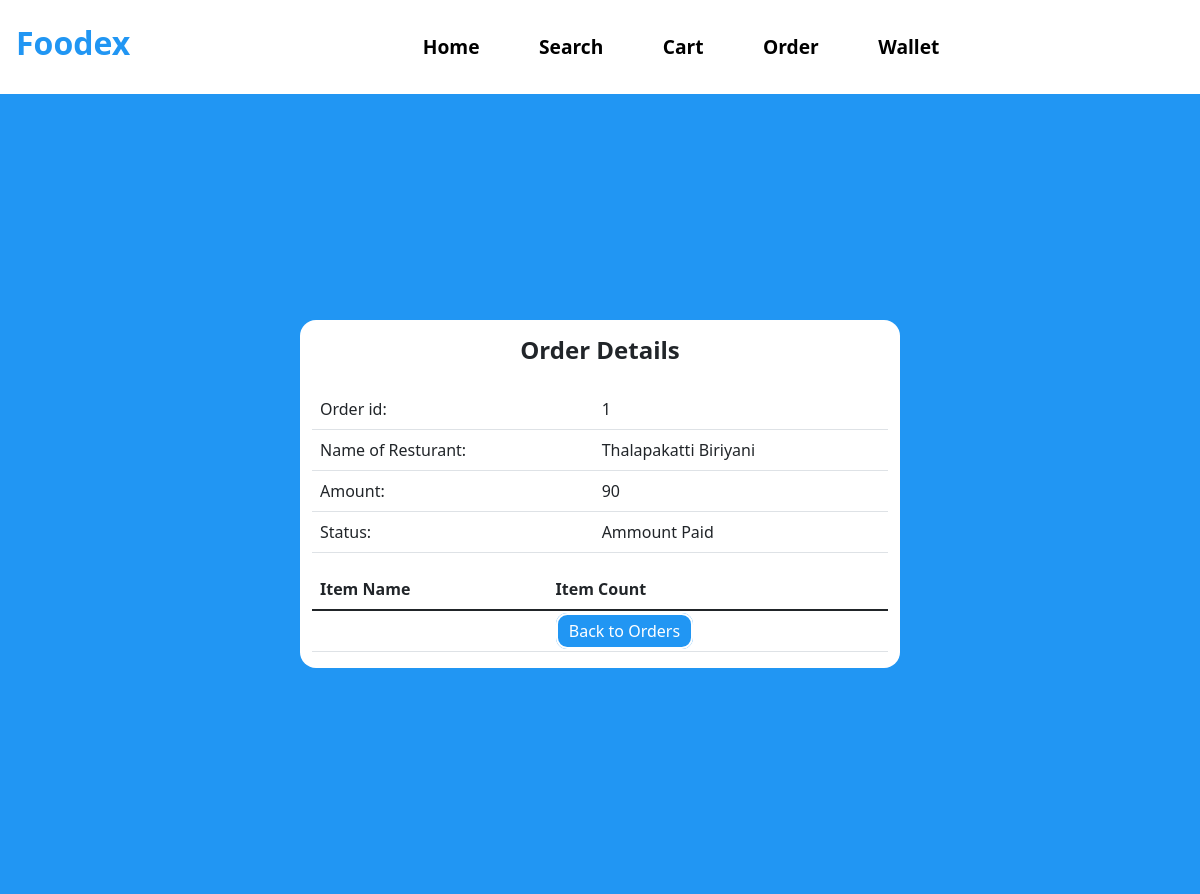
The page /View-Order-Detail?id=2 (signed in) on the database as committed earlier.
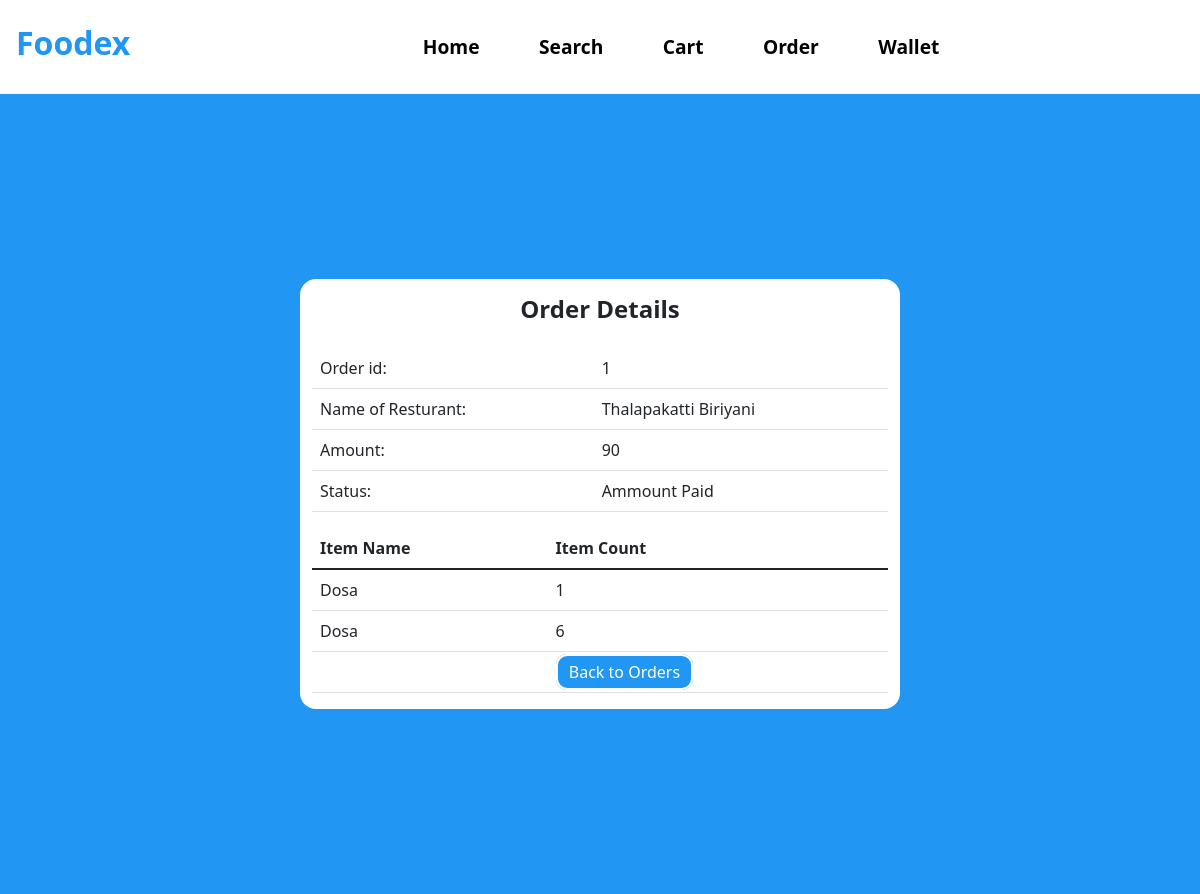
The same page on the database as committed later.
### tables this page shows
CREATE TABLE ORDER_TABLE(
                        ORDER_ID INTEGER PRIMARY KEY AUTOINCREMENT,
                        ORDER_AMOUNT INTEGER,
                        DELIVERYBOY_ID INTEGER, 
                        ORDER_STATUS TEXT,  						
                        USER_ID INTEGER, 
  						RESTAURANT_ID INTEGER, 
  						FOREIGN KEY (USER_ID) REFERENCES USER(USER_ID),
  						FOREIGN KEY (DELIVERYBOY_ID) REFERENCES DELIVERYBOY(DELIVERYBOY_ID),
  						FOREIGN KEY (RESTAURANT_ID) REFERENCES RESTAURANT(RESTAURANT_ID)             
                       );

CREATE TABLE RESTAURANT(
                        RESTAURANT_ID INTEGER PRIMARY KEY AUTOINCREMENT,
                        NAME_OF_RESTAURANT TEXT,
                        RESTAURANT_PASSWORD TEXT,
                        ADDRESS TEXT,
                        MOBILE_NO INTEGER,
                        RESTAURANT_PIN TEXT,
                        RESTAURANT_WALLET_BALANCE INTEGER
                       );

CREATE TABLE ITEM_LIST(
                        ORDER_ID INTEGER,                        
                        ITEM_ID INTEGER,
                        Item_count INTEGER,
                        FOREIGN KEY (ORDER_ID) REFERENCES ORDER_TABLE(ORDER_ID),
                        FOREIGN KEY (ITEM_ID) REFERENCES MENU(ITEM_ID)
                       );

CREATE TABLE MENU(
                        ITEM_ID INTEGER PRIMARY KEY AUTOINCREMENT,
                        ITEM_NAME TEXT,
                        ITEM_CATEGORY TEXT,
                        ITEM_PRICE INTEGER,
                        RESTAURANT_ID INTEGER,
                        FOREIGN KEY(RESTAURANT_ID) REFERENCES RESTAURANT(RESTAURANT_ID)
                       );

### app.py (the view)
@app.route("/View-Order-Detail")
def View_Order_Detail():
    getid_o = request.args.get('id')
    getid_u = str(session["id"])
    cursor = connection.cursor()
    cursor.execute("SELECT order_id, order_amount, order_status,r.name_of_restaurant FROM ORDER_TABLE o JOIN RESTAURANT r on o.RESTAURANT_ID=r.RESTAURANT_ID WHERE o.USER_ID= " + getid_u)
    result = cursor.fetchall()
    cursor = connection.cursor()
    cursor.execute("SELECT m.item_name,i.item_count FROM ITEM_LIST i JOIN MENU m on i.ITEM_ID=m.ITEM_ID WHERE i.ORDER_ID= "+str(getid_o)+"; ")
    Item_list = cursor.fetchall()
    return render_template("View_Order_Detail.html", Order=result, Item_list = Item_list)

### templates/View_Order_Detail.html (shortened to what this page needs)
<!DOCTYPE html>
<html lang="en">
<head>
    <link href="https://cdn.jsdelivr.net/npm/bootstrap@5.1.3/dist/css/bootstrap.min.css" rel="stylesheet">
    <link rel= "stylesheet" type= "text/css" href= "{{ url_for('static',filename='Styles.css') }}">
</head>
<body>
<nav class="navbar navbar-expand-lg bg-white">
  <h3 class="navbar-brand Logo" style="color:#2196f3;font-size: 2rem;"href="#">Foodex</h3>
    <div class="container">
  <div class="collapse navbar-collapse" id="navbarSupportedContent">
    <ul class="navbar-nav mr-auto nav-links">
        <li class="nav-item">
        <a class="nav-link nav-link-btn" href="/User-Dashboard">Home</a>
      </li>
      <li class="nav-item">
        <a class="nav-link nav-link-btn" href="/View-Resturant">Search</a>
      </li>
      <li class="nav-item">
        <a class="nav-link nav-link-btn" href="/User-cart">Cart</a>
      </li>
        <li class="nav-item">
        <a class="nav-link nav-link-btn" href="/User-order">Order</a>
      </li>
        <li class="nav-item">
        <a class="nav-link nav-link-btn" href="/User-Wallet">Wallet</a>
      </li>
    </ul>
  </div>
     </div>
</nav>
  <div class="ToCenter" style="background:#2196f3;">
  <div class="container">
        <div class="row">
            <div class="col">
                <table class="table">
                    <tbody>
                    <tr>
                        <h4 class="Logo">Order Details</h4>
                        </tr>
                      {% for i in Order %}
                      <tr>
                            <td>Order id: </td>
                            <td>{{i[0]}}</td>
                        </tr>
                     <tr>
                            <td>Name of Resturant:</td>
                            <td>{{i[3]}}</td>
                        </tr>
                        <tr>
                            <td>Amount:</td>
                            <td>{{i[1]}}</td>
                        </tr>
                        <tr>
                            <td>Status:</td>
                            <td>{{i[2]}}</td>
                        </tr>
                      {% endfor %}
                  </table>
                <table class="table">
                    <thead>
                      <tr>
                        <th scope="col">Item Name</th>
                        <th scope="col">Item Count</th>
                      </tr>
                    </thead>
                    <tbody>
                      {% for i in Item_list %}
                      <tr>
                        <td>{{i[0]}}</td>
                          <td>{{i[1]}}</td>
                      </tr>
                      {% endfor %}
                    <tr>
                        <td></td>
                          <td> <a class="Edit-btn" style="background:#2196f3;" href="/User-order">Back to Orders</a> </td>
                      </tr>
                    </tbody>
                  </table>
            </div>
        </div>
    </div>
    </div>
</body>
</html>

Rows that differ between the two databases and show on the page:
added ITEM_LIST: ITEM_NAME "Dosa", Item_count "1"
added ITEM_LIST: ITEM_NAME "Dosa", Item_count "6"
